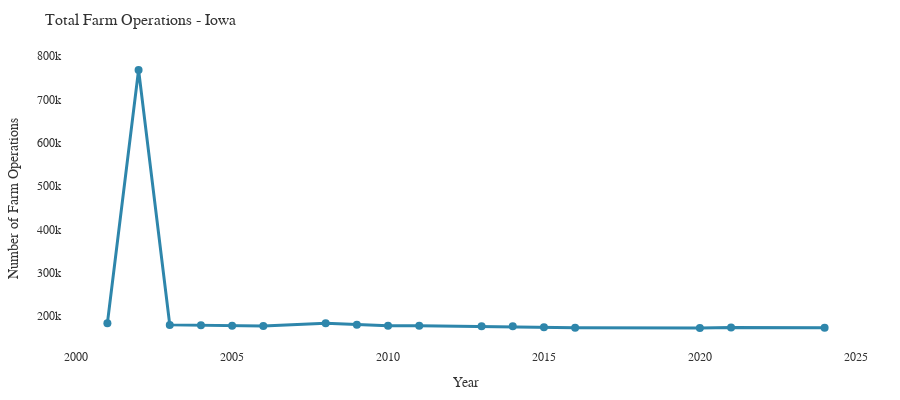

Notebook cell for this chart:
### Code cell
# Farm Operations Trend
# Uses farm_operations data from Economics dataset
fig = operations_trend_chart(
    state_crop_df,
    SELECTED_STATE,
    farm_ops_df=farm_ops_df
)
fig.show()

### Figure 1 — Plotly figure (JSON) as saved in the notebook; plotly's stock layout.template omitted (floating-point values rounded to 4 significant figures)
{"data": [{"line": {"color": "#2E86AB", "width": 3}, "marker": {"size": 8}, "mode": "lines+markers", "name": "Total Farm Operations", "type": "scatter", "x": [2001, 2002, 2003, 2004, 2005, 2006, 2008, 2009, 2010, 2011, 2013, 2014, 2015, 2016, 2020, 2021, 2024], "y": [184000.0, 768200.0, 180000.0, 179400.0, 178000.0, 177200.0, 183900.0, 180600.0, 178200.0, 178300.0, 176600.0, 176700.0, 174800.0, 173500.0, 172600.0, 174100.0, 173400.0]}], "layout": {"font": {"color": "#333", "family": "Arial, sans-serif", "size": 12}, "height": 400, "margin": {"b": 50, "l": 60, "r": 30, "t": 50}, "paper_bgcolor": "white", "plot_bgcolor": "white", "title": {"font": {"color": "#333", "size": 16}, "text": "Total Farm Operations - Iowa"}, "xaxis": {"title": {"text": "Year"}}, "yaxis": {"title": {"text": "Number of Farm Operations"}}}}
